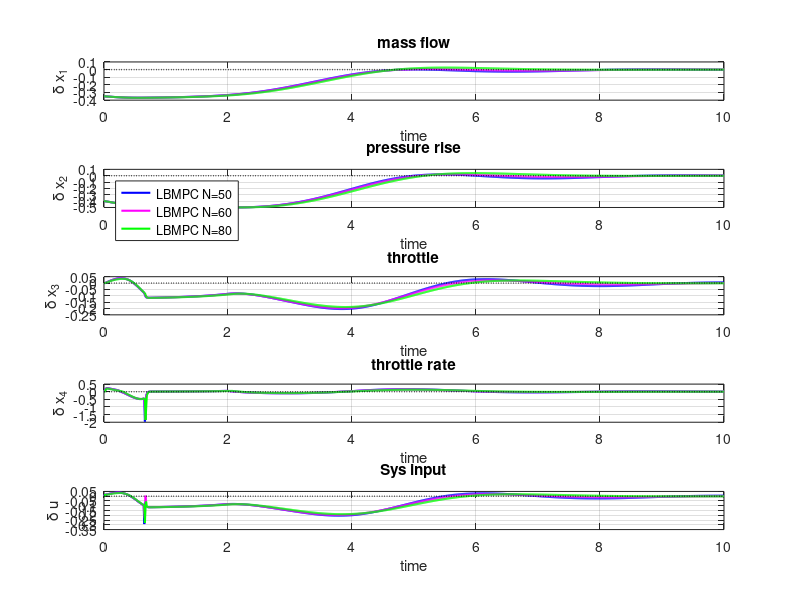

The MATLAB script that drew this image:
close all;
addpath('./data/')
%% Load data
LBMPC50r=load('LBMPC_N50_sys_full.mat');
LBMPC60r=load('LBMPC_N60_sys_full.mat');
LBMPC80r=load('LBMPC_N80_sys_full.mat');

%% Plot
iterations=size(LBMPC80r.sysH,2)-1;
Ts=0.01;
t=Ts*(0:iterations);

figure;
subplot(5,1,1);
plot(t, LBMPC50r.sysH(1,:),'Linewidth',1.5,'Color','b'); hold on;
plot(t, LBMPC60r.sysH(1,:),'Linewidth',1.5,'Color','m'); hold on;
plot(t,LBMPC80r.sysH(1,:),'Linewidth',1.5,'Color','g'); hold on;
plot(t,0*(0:iterations),'Linewidth',1,'LineStyle',':','Color','k'); 
grid on;
xlabel('time');
ylabel('\delta x_1');
title('mass flow');

subplot(5,1,2);
plot(t, LBMPC50r.sysH(2,:),'Linewidth',1.5,'Color','b'); hold on;
plot(t, LBMPC60r.sysH(2,:),'Linewidth',1.5,'Color','m'); hold on;
plot(t, LBMPC80r.sysH(2,:),'Linewidth',1.5,'Color','g'); hold on;
plot(t, 0*(0:iterations),'Linewidth',1,'LineStyle',':','Color','k'); 
grid on;
xlabel('time');
ylabel('\delta x_2');
title('pressure rise');
legend({'LBMPC N=50' 'LBMPC N=60','LBMPC N=80'},'Location','northwest')

subplot(5,1,3);
plot(t, LBMPC50r.sysH(3,:),'Linewidth',1.5,'Color','b'); hold on;
plot(t, LBMPC60r.sysH(3,:),'Linewidth',1.5,'Color','m'); hold on;
plot(t,LBMPC80r.sysH(3,:),'Linewidth',1.5,'Color','g'); hold on;
plot(t,0*(0:iterations),'Linewidth',1,'LineStyle',':','Color','k'); 
grid on;
xlabel('time');
ylabel('\delta x_3');
title('throttle');

subplot(5,1,4);
plot(t, LBMPC50r.sysH(4,:),'Linewidth',1.5,'Color','b'); hold on;
plot(t, LBMPC60r.sysH(4,:),'Linewidth',1.5,'Color','m'); hold on;
plot(t, LBMPC80r.sysH(4,:),'Linewidth',1.5,'Color','g'); hold on;
plot(t, 0*(0:iterations),'Linewidth',1,'LineStyle',':','Color','k'); 
grid on;
xlabel('time');
ylabel('\delta x_4');
title('throttle rate');

subplot(5,1,5);
plot(t, LBMPC50r.sysH(5,:),'Linewidth',1.5,'Color','b'); hold on;
plot(t, LBMPC60r.sysH(5,:),'Linewidth',1.5,'Color','m'); hold on;
plot(t,LBMPC80r.sysH(5,:),'Linewidth',1.5,'Color','g'); hold on;
plot(t, 0*(0:iterations),'Linewidth',1,'LineStyle',':','Color','k'); 
grid on;
xlabel('time');
ylabel('\delta u');
title('Sys input');



